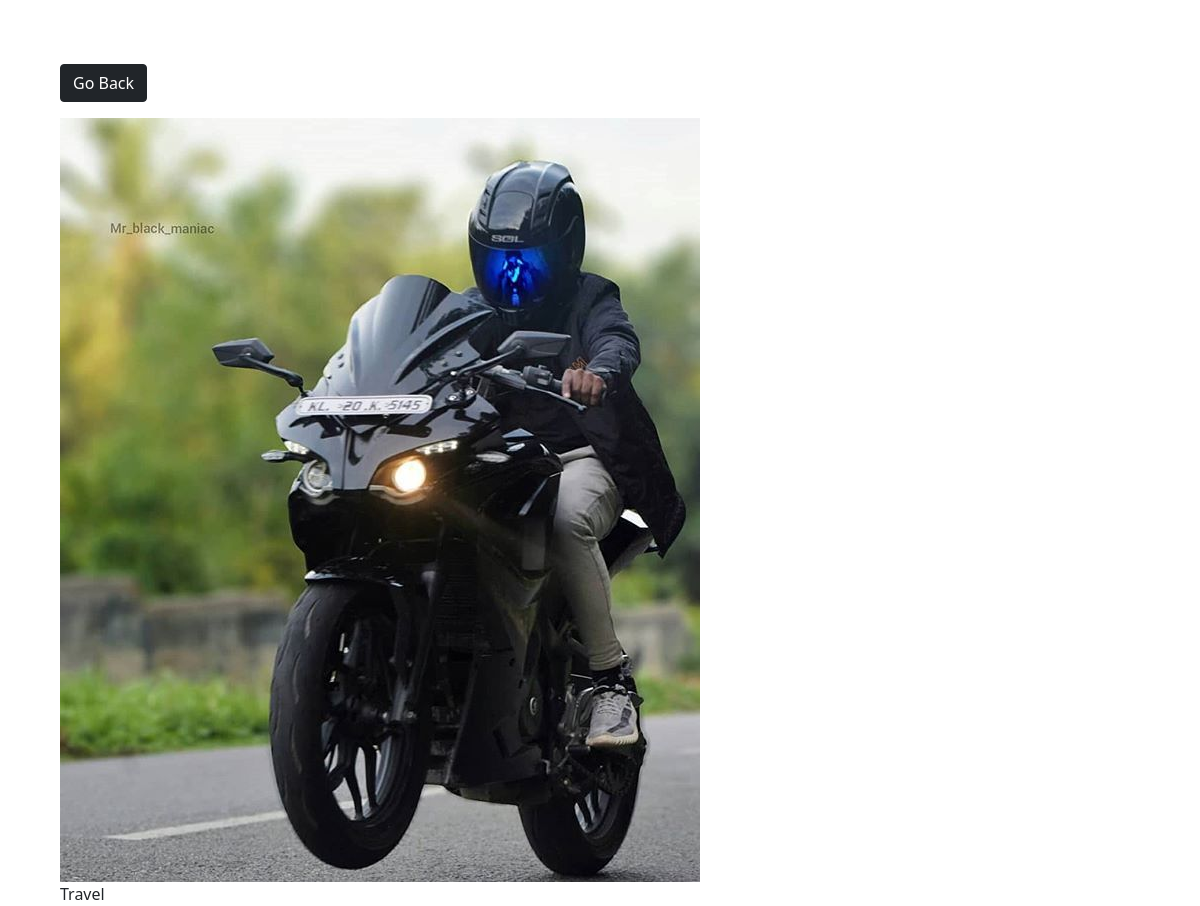
Screenshot of /photo1/ with the database file from the repository.
### photos/models.py (models this page shows, shortened)
class Photo(models.Model):
    category = models.ForeignKey(Category, on_delete=models.SET_NULL, null=True, blank=True)
    image = models.ImageField(null=False, blank=False)
    description = models.TextField()

### photos/views.py (the view)
# urls.py: path('photo<str:pk>/', views.viewPhoto, name='photo'),
def viewPhoto(request, pk):
    photo = Photo.objects.get(id=pk)
    return render(request, 'photos/photo.html', {'photo': photo})

### photos/templates/photos/photo.html (shortened to what this page needs)
<!DOCTYPE html>
<html lang="en">
<head>
    <link href="https://cdn.jsdelivr.net/npm/bootstrap@5.0.2/dist/css/bootstrap.min.css" rel="stylesheet">
</head>
<body class="m-5">
    <div class="container">
        <div class="row justify-content-centre">
            <div class="col">
                <a href="{% url 'gallery'%}" class="btn btn-dark my-3">Go Back</a>
                <div style="height: 90vh;">
                    <img style="max-width:100%; max-width:100%;" src="{{ photo.image.url }}" alt="">
                    <p>{{ photo.description}}</p>
                </div>
            </div>
        </div>
    </div>
</body>
</html>

### rows the page displays
Photo: image (picture), description "Travel"
